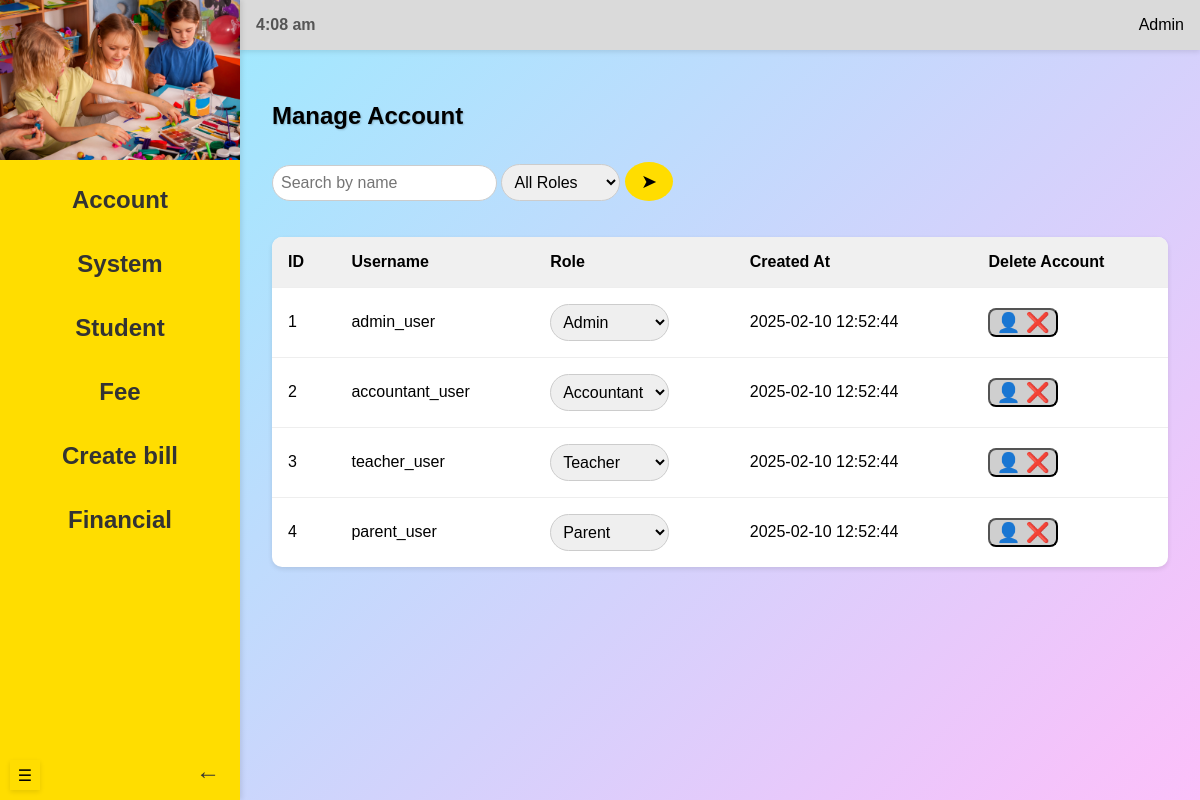
Page /admin/manageAccount (signed in) on the earlier database version.
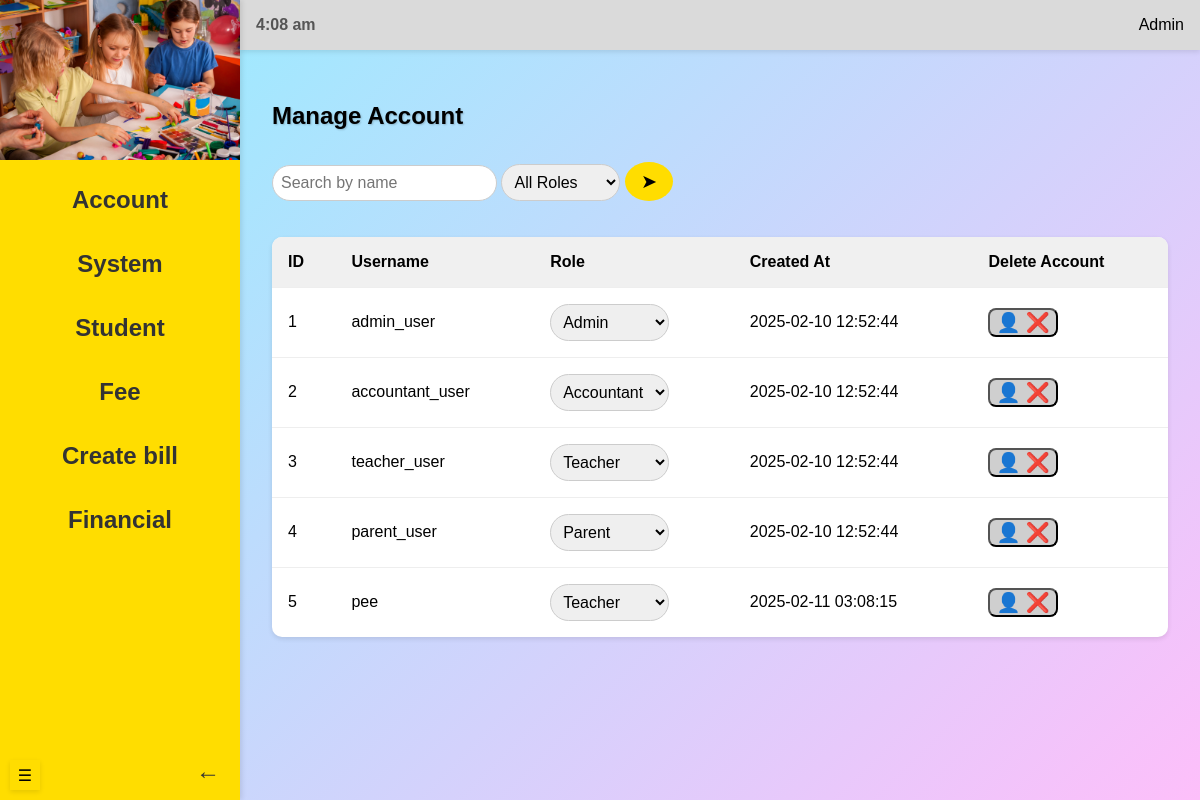
Same page on the later database version.
### models.py (models this page shows)
class User(db.Model, UserMixin):
    __tablename__ = 'users'
    id = db.Column(db.Integer, primary_key=True, autoincrement=True)
    username = db.Column(db.String(255), unique=True, nullable=False)
    email = db.Column(db.String(255), unique=True, nullable=False)
    password = db.Column(db.String(255), nullable=False)
    role = db.Column(
        db.Enum('admin', 'accountant', 'teacher', 'parent', name='user_roles'),
        nullable=False
    )
    created_at = db.Column(db.DateTime, default=func.current_timestamp())
    flag = db.Column(db.Boolean, default=True)
    students = db.relationship('Student', backref='guardian', cascade='all, delete-orphan')
    payments = db.relationship('Payment', backref='user', cascade='all, delete-orphan')
    notifications = db.relationship('Notification', backref='user', cascade='all, delete-orphan')

### routes/admin_routes.py (the view)
@admin_blueprint.route("/manageAccount", methods=["GET", "POST"])
@login_required
def manageAccount():
    from datetime import datetime
    users = User.query.all()
    now = datetime.now()
    search = request.args.get('search', '')
    role = request.args.get('role', '')
    return render_template("manageAccount.html", users=users, now=now, search=search, role=role)

### app.py (called while the page is built)
@login_manager.user_loader
def load_user(user_id):
    return User.query.get(int(user_id))

### templates/manageAccount.html (shortened to what this page needs)
{% extends "adminBase.html" %}
{% block header %}
    <link rel="stylesheet" href="{{ url_for('static', filename='manageAccount.css') }}">
{% endblock %}
{% block content %}
        <section class="content">
            <div class="header-container">
                <h1>Manage Account</h1>
            </div>
            <div class="search-bar">
                <form method="GET" action="{{ url_for('admin.manageAccount') }}">
                    <input type="text" name="search" placeholder="Search by name" value="{{ request.args.get('search', '') }}">
                    <select name="role">
                        <option value="">All Roles</option>
                    </select>
                    <button type="submit">&#x27A4;</button>
                </form>
            </div>
            <br><br>
            <div class="table-container">
                <table id="myTable2">
                    <thead>
                        <tr>
                            <th>ID</th>
                            <th>Username</th>
                            <th>Role</th>
                            <th>Created At</th>
                            <th>Delete Account</th>
                        </tr>
                    </thead>
                    <tbody>
                        {% for user in users %}
                            {% if (not search or search.lower() in user.username.lower())
                            and (not role or role == user.role) %}
                                <tr>
                                    <td>{{ user.id }}</td>
                                    <td>{{ user.username }}</td>
                                    <td>
                                        <select class="role-select" data-user-id="{{ user.id }}">
                                            <option value="admin" {% if user.role == 'admin' %}selected{% endif %}>Admin</option>
                                            <option value="teacher" {% if user.role == 'teacher' %}selected{% endif %}>Teacher</option>
                                            <option value="accountant" {% if user.role == 'accountant' %}selected{% endif %}>Accountant</option>
                                            <option value="parent" {% if user.role == 'parent' %}selected{% endif %}>Parent</option>
                                        </select>
                                    </td>
                                    <td>{{ user.created_at }}</td>
                                    <td>
                                        <button class="delete-icon" data-user-id="{{ user.id }}">&#128100; &#10060;</button>
                                    </td>
                                </tr>
                            {% endif %}
                        {% endfor %}
                    </tbody>
                </table>
            </div>
        </section>
    </div>
{%endblock%}

Differences in the rows shown:
added User: id "5", username "pee", role+id "Teacher", created_at "2025-02-11 03:08:15"
